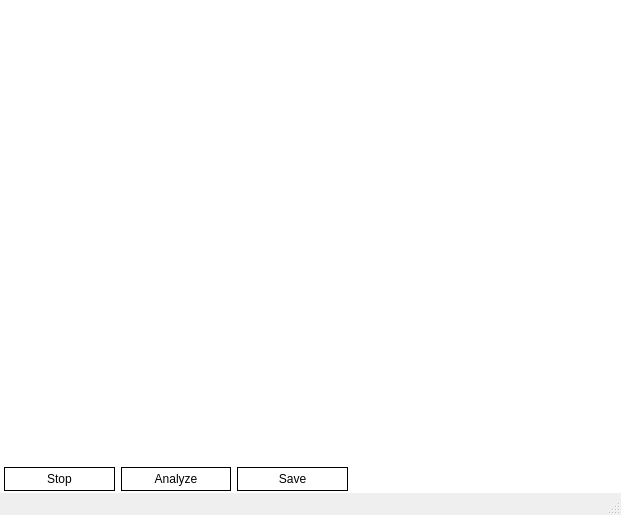
<?xml version="1.0" encoding="UTF-8"?>
<ui version="4.0">
 <class>MainWindow</class>
 <widget class="QMainWindow" name="MainWindow">
  <property name="geometry">
   <rect>
    <x>0</x>
    <y>0</y>
    <width>621</width>
    <height>515</height>
   </rect>
  </property>
  <property name="windowTitle">
   <string>Qt Accelerometer</string>
  </property>
  <widget class="QWidget" name="centralWidget">
   <property name="styleSheet">
    <string notr="true">background-color: white;
color: black;
</string>
   </property>
   <layout class="QVBoxLayout" name="verticalLayout">
    <property name="spacing">
     <number>0</number>
    </property>
    <property name="leftMargin">
     <number>1</number>
    </property>
    <property name="topMargin">
     <number>1</number>
    </property>
    <property name="rightMargin">
     <number>1</number>
    </property>
    <property name="bottomMargin">
     <number>2</number>
    </property>
    <item>
     <widget class="QFrame" name="frame_2">
      <property name="frameShape">
       <enum>QFrame::NoFrame</enum>
      </property>
      <property name="frameShadow">
       <enum>QFrame::Plain</enum>
      </property>
      <property name="lineWidth">
       <number>0</number>
      </property>
      <property name="midLineWidth">
       <number>0</number>
      </property>
      <layout class="QVBoxLayout" name="verticalLayout_3">
       <property name="spacing">
        <number>0</number>
       </property>
       <property name="leftMargin">
        <number>0</number>
       </property>
       <property name="topMargin">
        <number>0</number>
       </property>
       <property name="rightMargin">
        <number>0</number>
       </property>
       <property name="bottomMargin">
        <number>0</number>
       </property>
       <item>
        <widget class="QCustomPlot" name="customPlot" native="true">
         <property name="sizePolicy">
          <sizepolicy hsizetype="Preferred" vsizetype="MinimumExpanding">
           <horstretch>0</horstretch>
           <verstretch>0</verstretch>
          </sizepolicy>
         </property>
        </widget>
       </item>
      </layout>
     </widget>
    </item>
    <item>
     <widget class="QFrame" name="frame">
      <property name="maximumSize">
       <size>
        <width>350</width>
        <height>16777215</height>
       </size>
      </property>
      <property name="frameShape">
       <enum>QFrame::NoFrame</enum>
      </property>
      <property name="frameShadow">
       <enum>QFrame::Plain</enum>
      </property>
      <property name="lineWidth">
       <number>0</number>
      </property>
      <layout class="QGridLayout" name="gridLayout">
       <property name="leftMargin">
        <number>3</number>
       </property>
       <property name="topMargin">
        <number>0</number>
       </property>
       <property name="rightMargin">
        <number>3</number>
       </property>
       <property name="bottomMargin">
        <number>0</number>
       </property>
       <property name="horizontalSpacing">
        <number>6</number>
       </property>
       <item row="0" column="1">
        <widget class="QFrame" name="frame_4">
         <property name="frameShape">
          <enum>QFrame::Box</enum>
         </property>
         <property name="frameShadow">
          <enum>QFrame::Plain</enum>
         </property>
         <layout class="QGridLayout" name="gridLayout_3">
          <property name="leftMargin">
           <number>0</number>
          </property>
          <property name="topMargin">
           <number>0</number>
          </property>
          <property name="rightMargin">
           <number>0</number>
          </property>
          <property name="bottomMargin">
           <number>0</number>
          </property>
          <property name="spacing">
           <number>0</number>
          </property>
          <item row="0" column="0">
           <widget class="QPushButton" name="buttonAnalyze">
            <property name="enabled">
             <bool>false</bool>
            </property>
            <property name="palette">
             <palette>
              <active>
               <colorrole role="WindowText">
                <brush brushstyle="SolidPattern">
                 <color alpha="255">
                  <red>0</red>
                  <green>0</green>
                  <blue>0</blue>
                 </color>
                </brush>
               </colorrole>
               <colorrole role="Button">
                <brush brushstyle="SolidPattern">
                 <color alpha="255">
                  <red>255</red>
                  <green>255</green>
                  <blue>255</blue>
                 </color>
                </brush>
               </colorrole>
               <colorrole role="Text">
                <brush brushstyle="SolidPattern">
                 <color alpha="255">
                  <red>0</red>
                  <green>0</green>
                  <blue>0</blue>
                 </color>
                </brush>
               </colorrole>
               <colorrole role="ButtonText">
                <brush brushstyle="SolidPattern">
                 <color alpha="255">
                  <red>0</red>
                  <green>0</green>
                  <blue>0</blue>
                 </color>
                </brush>
               </colorrole>
               <colorrole role="Base">
                <brush brushstyle="SolidPattern">
                 <color alpha="255">
                  <red>255</red>
                  <green>255</green>
                  <blue>255</blue>
                 </color>
                </brush>
               </colorrole>
               <colorrole role="Window">
                <brush brushstyle="SolidPattern">
                 <color alpha="255">
                  <red>255</red>
                  <green>255</green>
                  <blue>255</blue>
                 </color>
                </brush>
               </colorrole>
              </active>
              <inactive>
               <colorrole role="WindowText">
                <brush brushstyle="SolidPattern">
                 <color alpha="255">
                  <red>0</red>
                  <green>0</green>
                  <blue>0</blue>
                 </color>
                </brush>
               </colorrole>
               <colorrole role="Button">
                <brush brushstyle="SolidPattern">
                 <color alpha="255">
                  <red>255</red>
                  <green>255</green>
                  <blue>255</blue>
                 </color>
                </brush>
               </colorrole>
               <colorrole role="Text">
                <brush brushstyle="SolidPattern">
                 <color alpha="255">
                  <red>0</red>
                  <green>0</green>
                  <blue>0</blue>
                 </color>
                </brush>
               </colorrole>
               <colorrole role="ButtonText">
                <brush brushstyle="SolidPattern">
                 <color alpha="255">
                  <red>0</red>
                  <green>0</green>
                  <blue>0</blue>
                 </color>
                </brush>
               </colorrole>
               <colorrole role="Base">
                <brush brushstyle="SolidPattern">
                 <color alpha="255">
                  <red>255</red>
                  <green>255</green>
                  <blue>255</blue>
                 </color>
                </brush>
               </colorrole>
               <colorrole role="Window">
                <brush brushstyle="SolidPattern">
                 <color alpha="255">
                  <red>255</red>
                  <green>255</green>
                  <blue>255</blue>
                 </color>
                </brush>
               </colorrole>
              </inactive>
              <disabled>
               <colorrole role="WindowText">
                <brush brushstyle="SolidPattern">
                 <color alpha="255">
                  <red>0</red>
                  <green>0</green>
                  <blue>0</blue>
                 </color>
                </brush>
               </colorrole>
               <colorrole role="Button">
                <brush brushstyle="SolidPattern">
                 <color alpha="255">
                  <red>255</red>
                  <green>255</green>
                  <blue>255</blue>
                 </color>
                </brush>
               </colorrole>
               <colorrole role="Text">
                <brush brushstyle="SolidPattern">
                 <color alpha="255">
                  <red>0</red>
                  <green>0</green>
                  <blue>0</blue>
                 </color>
                </brush>
               </colorrole>
               <colorrole role="ButtonText">
                <brush brushstyle="SolidPattern">
                 <color alpha="255">
                  <red>0</red>
                  <green>0</green>
                  <blue>0</blue>
                 </color>
                </brush>
               </colorrole>
               <colorrole role="Base">
                <brush brushstyle="SolidPattern">
                 <color alpha="255">
                  <red>255</red>
                  <green>255</green>
                  <blue>255</blue>
                 </color>
                </brush>
               </colorrole>
               <colorrole role="Window">
                <brush brushstyle="SolidPattern">
                 <color alpha="255">
                  <red>255</red>
                  <green>255</green>
                  <blue>255</blue>
                 </color>
                </brush>
               </colorrole>
              </disabled>
             </palette>
            </property>
            <property name="focusPolicy">
             <enum>Qt::NoFocus</enum>
            </property>
            <property name="text">
             <string>Analyze</string>
            </property>
            <property name="flat">
             <bool>true</bool>
            </property>
           </widget>
          </item>
         </layout>
        </widget>
       </item>
       <item row="0" column="0">
        <widget class="QFrame" name="frame_3">
         <property name="frameShape">
          <enum>QFrame::Box</enum>
         </property>
         <property name="frameShadow">
          <enum>QFrame::Plain</enum>
         </property>
         <layout class="QGridLayout" name="gridLayout_2">
          <property name="leftMargin">
           <number>0</number>
          </property>
          <property name="topMargin">
           <number>0</number>
          </property>
          <property name="rightMargin">
           <number>0</number>
          </property>
          <property name="bottomMargin">
           <number>0</number>
          </property>
          <property name="spacing">
           <number>0</number>
          </property>
          <item row="0" column="0">
           <widget class="QPushButton" name="buttonStartStop">
            <property name="focusPolicy">
             <enum>Qt::NoFocus</enum>
            </property>
            <property name="text">
             <string>Stop</string>
            </property>
            <property name="flat">
             <bool>true</bool>
            </property>
           </widget>
          </item>
         </layout>
        </widget>
       </item>
       <item row="0" column="2">
        <widget class="QFrame" name="frame_5">
         <property name="frameShape">
          <enum>QFrame::Box</enum>
         </property>
         <property name="frameShadow">
          <enum>QFrame::Plain</enum>
         </property>
         <layout class="QGridLayout" name="gridLayout_4">
          <property name="leftMargin">
           <number>0</number>
          </property>
          <property name="topMargin">
           <number>0</number>
          </property>
          <property name="rightMargin">
           <number>0</number>
          </property>
          <property name="bottomMargin">
           <number>0</number>
          </property>
          <property name="spacing">
           <number>0</number>
          </property>
          <item row="0" column="0">
           <widget class="QPushButton" name="buttonSave">
            <property name="enabled">
             <bool>false</bool>
            </property>
            <property name="palette">
             <palette>
              <active>
               <colorrole role="WindowText">
                <brush brushstyle="SolidPattern">
                 <color alpha="255">
                  <red>0</red>
                  <green>0</green>
                  <blue>0</blue>
                 </color>
                </brush>
               </colorrole>
               <colorrole role="Button">
                <brush brushstyle="SolidPattern">
                 <color alpha="255">
                  <red>255</red>
                  <green>255</green>
                  <blue>255</blue>
                 </color>
                </brush>
               </colorrole>
               <colorrole role="Text">
                <brush brushstyle="SolidPattern">
                 <color alpha="255">
                  <red>0</red>
                  <green>0</green>
                  <blue>0</blue>
                 </color>
                </brush>
               </colorrole>
               <colorrole role="ButtonText">
                <brush brushstyle="SolidPattern">
                 <color alpha="255">
                  <red>0</red>
                  <green>0</green>
                  <blue>0</blue>
                 </color>
                </brush>
               </colorrole>
               <colorrole role="Base">
                <brush brushstyle="SolidPattern">
                 <color alpha="255">
                  <red>255</red>
                  <green>255</green>
                  <blue>255</blue>
                 </color>
                </brush>
               </colorrole>
               <colorrole role="Window">
                <brush brushstyle="SolidPattern">
                 <color alpha="255">
                  <red>255</red>
                  <green>255</green>
                  <blue>255</blue>
                 </color>
                </brush>
               </colorrole>
              </active>
              <inactive>
               <colorrole role="WindowText">
                <brush brushstyle="SolidPattern">
                 <color alpha="255">
                  <red>0</red>
                  <green>0</green>
                  <blue>0</blue>
                 </color>
                </brush>
               </colorrole>
               <colorrole role="Button">
                <brush brushstyle="SolidPattern">
                 <color alpha="255">
                  <red>255</red>
                  <green>255</green>
                  <blue>255</blue>
                 </color>
                </brush>
               </colorrole>
               <colorrole role="Text">
                <brush brushstyle="SolidPattern">
                 <color alpha="255">
                  <red>0</red>
                  <green>0</green>
                  <blue>0</blue>
                 </color>
                </brush>
               </colorrole>
               <colorrole role="ButtonText">
                <brush brushstyle="SolidPattern">
                 <color alpha="255">
                  <red>0</red>
                  <green>0</green>
                  <blue>0</blue>
                 </color>
                </brush>
               </colorrole>
               <colorrole role="Base">
                <brush brushstyle="SolidPattern">
                 <color alpha="255">
                  <red>255</red>
                  <green>255</green>
                  <blue>255</blue>
                 </color>
                </brush>
               </colorrole>
               <colorrole role="Window">
                <brush brushstyle="SolidPattern">
                 <color alpha="255">
                  <red>255</red>
                  <green>255</green>
                  <blue>255</blue>
                 </color>
                </brush>
               </colorrole>
              </inactive>
              <disabled>
               <colorrole role="WindowText">
                <brush brushstyle="SolidPattern">
                 <color alpha="255">
                  <red>0</red>
                  <green>0</green>
                  <blue>0</blue>
                 </color>
                </brush>
               </colorrole>
               <colorrole role="Button">
                <brush brushstyle="SolidPattern">
                 <color alpha="255">
                  <red>255</red>
                  <green>255</green>
                  <blue>255</blue>
                 </color>
                </brush>
               </colorrole>
               <colorrole role="Text">
                <brush brushstyle="SolidPattern">
                 <color alpha="255">
                  <red>0</red>
                  <green>0</green>
                  <blue>0</blue>
                 </color>
                </brush>
               </colorrole>
               <colorrole role="ButtonText">
                <brush brushstyle="SolidPattern">
                 <color alpha="255">
                  <red>0</red>
                  <green>0</green>
                  <blue>0</blue>
                 </color>
                </brush>
               </colorrole>
               <colorrole role="Base">
                <brush brushstyle="SolidPattern">
                 <color alpha="255">
                  <red>255</red>
                  <green>255</green>
                  <blue>255</blue>
                 </color>
                </brush>
               </colorrole>
               <colorrole role="Window">
                <brush brushstyle="SolidPattern">
                 <color alpha="255">
                  <red>255</red>
                  <green>255</green>
                  <blue>255</blue>
                 </color>
                </brush>
               </colorrole>
              </disabled>
             </palette>
            </property>
            <property name="focusPolicy">
             <enum>Qt::NoFocus</enum>
            </property>
            <property name="text">
             <string>Save</string>
            </property>
            <property name="flat">
             <bool>true</bool>
            </property>
           </widget>
          </item>
         </layout>
        </widget>
       </item>
      </layout>
     </widget>
    </item>
   </layout>
  </widget>
  <widget class="QMenuBar" name="menuBar">
   <property name="geometry">
    <rect>
     <x>0</x>
     <y>0</y>
     <width>621</width>
     <height>21</height>
    </rect>
   </property>
  </widget>
  <widget class="QStatusBar" name="statusBar"/>
 </widget>
 <layoutdefault spacing="6" margin="11"/>
 <customwidgets>
  <customwidget>
   <class>QCustomPlot</class>
   <extends>QWidget</extends>
   <header>qcustomplot.h</header>
   <container>1</container>
  </customwidget>
 </customwidgets>
 <resources/>
 <connections/>
</ui>
